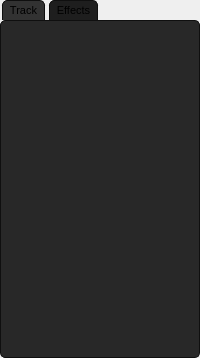
<?xml version="1.0" encoding="UTF-8"?>
<ui version="4.0">
 <class>InfoWidget</class>
 <widget class="QWidget" name="InfoWidget">
  <property name="geometry">
   <rect>
    <x>0</x>
    <y>0</y>
    <width>200</width>
    <height>358</height>
   </rect>
  </property>
  <property name="minimumSize">
   <size>
    <width>200</width>
    <height>0</height>
   </size>
  </property>
  <property name="maximumSize">
   <size>
    <width>200</width>
    <height>16777215</height>
   </size>
  </property>
  <property name="windowTitle">
   <string>Form</string>
  </property>
  <property name="styleSheet">
   <string notr="true">#centralwidget {
	border: 1px Solid #0f0f0f;	
	border-radius: 5px;
background-color: #282828;
}

#effectListContents {
 background-color: #232323;
border: 1px Solid #0f0f0f;	
}

QPushButton {
	background-color: #1e1e1e;
	border: 1px Solid #0f0f0f;	
	border-radius: 5px;
	padding: 2px;
	padding-left: 12px;
	padding-right: 12px;
	font-size: 11px;
}

QTabWidget::pane { /* The tab widget frame */
border-top: 1px solid #0f0f0f;

border: 1px Solid #0f0f0f;	
	border-radius: 5px;
background-color: #282828;
}
QTabWidget::tab-bar {

}
/* Style the tab using the tab sub-control. Note that it reads QTabBar _not_ QTabWidget */
QTabBar::tab {
font-size: 11px;
background-color: #1e1e1e;
border: 1px Solid #0f0f0f;	
border-bottom-color: #1e1e1e; /* same as the pane color */
border-top-left-radius: 5px;
border-top-right-radius: 5px;
min-width: 8ex;
padding: 2px;
padding-left: 5px;
padding-right: 5px;
margin-left: 2px;
margin-right: 2px;
}

QTabBar::tab:selected {
border: 1px Solid #0f0f0f;	
background-color: #323232;
border-bottom-color: #323232;
}
QTabBar::tab:!selected {
}</string>
  </property>
  <layout class="QVBoxLayout" name="verticalLayout_2">
   <property name="spacing">
    <number>0</number>
   </property>
   <property name="leftMargin">
    <number>0</number>
   </property>
   <property name="topMargin">
    <number>0</number>
   </property>
   <property name="rightMargin">
    <number>0</number>
   </property>
   <property name="bottomMargin">
    <number>0</number>
   </property>
   <item>
    <widget class="QTabWidget" name="tabWidget">
     <property name="currentIndex">
      <number>0</number>
     </property>
     <property name="elideMode">
      <enum>Qt::ElideLeft</enum>
     </property>
     <widget class="QWidget" name="tab">
      <attribute name="title">
       <string>Track</string>
      </attribute>
     </widget>
     <widget class="QWidget" name="tab_2">
      <attribute name="title">
       <string>Effects</string>
      </attribute>
      <layout class="QVBoxLayout" name="verticalLayout_3">
       <property name="spacing">
        <number>5</number>
       </property>
       <property name="leftMargin">
        <number>5</number>
       </property>
       <property name="topMargin">
        <number>5</number>
       </property>
       <property name="rightMargin">
        <number>5</number>
       </property>
       <property name="bottomMargin">
        <number>5</number>
       </property>
       <item>
        <layout class="QHBoxLayout" name="horizontalLayout">
         <item>
          <spacer name="horizontalSpacer">
           <property name="orientation">
            <enum>Qt::Horizontal</enum>
           </property>
           <property name="sizeHint" stdset="0">
            <size>
             <width>40</width>
             <height>20</height>
            </size>
           </property>
          </spacer>
         </item>
         <item>
          <widget class="QPushButton" name="pushButton_3">
           <property name="font">
            <font>
             <family>SF Display</family>
             <pointsize>-1</pointsize>
             <weight>50</weight>
             <bold>false</bold>
            </font>
           </property>
           <property name="text">
            <string>Add Effect</string>
           </property>
          </widget>
         </item>
        </layout>
       </item>
       <item>
        <widget class="QScrollArea" name="effectList">
         <property name="frameShape">
          <enum>QFrame::NoFrame</enum>
         </property>
         <property name="frameShadow">
          <enum>QFrame::Plain</enum>
         </property>
         <property name="lineWidth">
          <number>0</number>
         </property>
         <property name="widgetResizable">
          <bool>true</bool>
         </property>
         <widget class="QWidget" name="effectListContents">
          <property name="geometry">
           <rect>
            <x>0</x>
            <y>0</y>
            <width>188</width>
            <height>297</height>
           </rect>
          </property>
          <layout class="QVBoxLayout" name="verticalLayout">
           <property name="spacing">
            <number>0</number>
           </property>
           <property name="leftMargin">
            <number>1</number>
           </property>
           <property name="topMargin">
            <number>1</number>
           </property>
           <property name="rightMargin">
            <number>1</number>
           </property>
           <property name="bottomMargin">
            <number>1</number>
           </property>
           <item>
            <widget class="QFrame" name="effectListSpacer">
             <property name="sizePolicy">
              <sizepolicy hsizetype="Preferred" vsizetype="Expanding">
               <horstretch>0</horstretch>
               <verstretch>0</verstretch>
              </sizepolicy>
             </property>
             <property name="frameShape">
              <enum>QFrame::NoFrame</enum>
             </property>
             <property name="frameShadow">
              <enum>QFrame::Plain</enum>
             </property>
             <property name="lineWidth">
              <number>0</number>
             </property>
            </widget>
           </item>
          </layout>
         </widget>
        </widget>
       </item>
      </layout>
     </widget>
    </widget>
   </item>
  </layout>
 </widget>
 <resources/>
 <connections/>
</ui>
